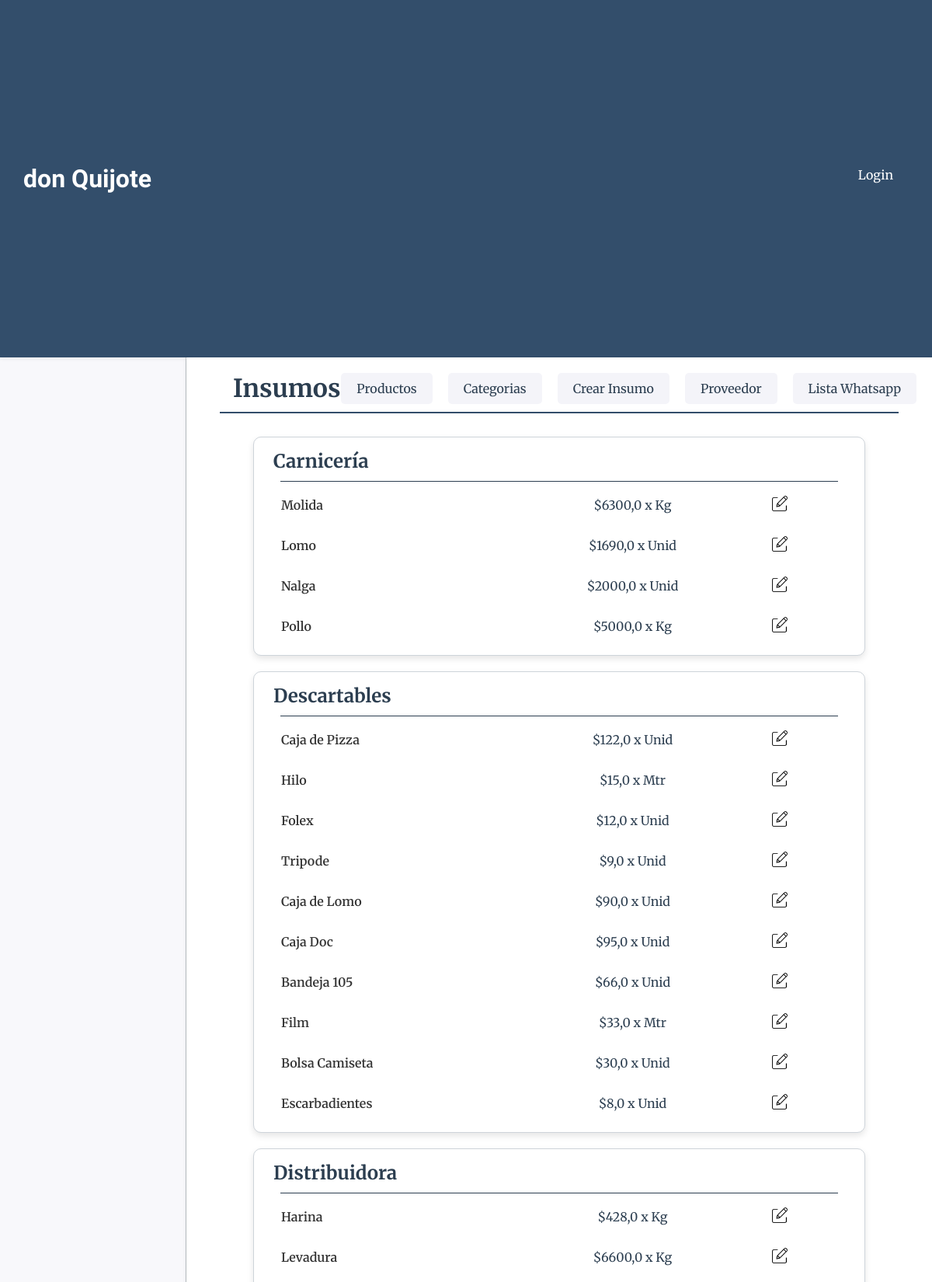
The page /productos/listar_insumos/ (upper part) on the database its author committed.
### productos/models.py (models this page shows, shortened)
class Proveedores(models.Model):
    nombre=models.CharField(max_length=50)
    estado=models.BooleanField(default=True)

class Insumos(models.Model):
    ESTADO_CHOICES = [
        ('Kg', 'Kg'),
        ('Ltr', 'Ltr'),
        ('Unid', 'Unid'),
        ('Doc', 'Doc'),
        ('Mtr', 'Mtr'),
    ]
    nombre=models.CharField(max_length=50, verbose_name="Nombre")
    proveedor=models.ForeignKey(Proveedores, on_delete=models.CASCADE, verbose_name="Proveedor")
    precio=models.FloatField(verbose_name="Precio")
    unidad=models.CharField(max_length=50, choices=ESTADO_CHOICES)
    observacion=models.CharField(max_length=100, blank=True, null=True, verbose_name="Observación")

### productos/views.py (the view)
# urls.py: path("listar_insumos/", views.listar_insumos, name="listar_insumos"),
def listar_insumos(request):
    insumos = Insumos.objects.select_related('proveedor').order_by('proveedor__nombre')
    proveedores = Proveedores.objects.all()
    context = {
        'object_list': insumos,
        'proveedores': proveedores,
    }
    return render(request, "productos/listar_insumos.html", context)

### core/context_processors.py (called while the page is built)
def counter_pedidos(request):
    cant_pedidos = Pedido.objects.all().count()
    cant_entregados = Pedido.objects.filter(estado='entregado').count()
    cant_pendientes = Pedido.objects.filter(estado='pendiente').count()
    cant_reservados = Pedido.objects.filter(estado='reservado').count()
    cant_cancelado = Pedido.objects.filter(estado='cancelado').count()
    cant_pedidos = Pedido.objects.all().count() - cant_cancelado
    cant_envios = Pedido.objects.filter(forma_entrega__precio__gt=0).count() - cant_cancelado - cant_reservados
    return {
        'cant_pedidos':cant_pedidos,
        "cant_entregados":cant_entregados,
        "cant_pendientes":cant_pendientes,
        "cant_reservados":cant_reservados,
        "cant_envios":cant_envios
        }

### productos/templates/productos/listar_insumos.html (shortened to what this page needs)
{% extends 'core/base.html' %}
{% load static %}
{% block css %}
    <link rel="stylesheet" href="{% static 'gastos/css/styles.css' %}">
{% endblock css %}
{% block titulo %}
    {% include 'core/components/encabezado.html' with titulo_texto="Insumos" %}
{% endblock titulo %}
{% block main %}
<section class="proveedores-container">
    {% regroup object_list by proveedor.nombre as insumos_por_proveedor %}
    {% for grupo in insumos_por_proveedor %}
        {% with grupo.grouper as nombre_proveedor %}
            {% for proveedor in proveedores %}
                {% if proveedor.nombre == nombre_proveedor and proveedor.estado %}
                    <div class="card">
                        <h1 class="proveedores-titulo">{{ nombre_proveedor }}</h1>
                        <hr class="proveedores-hr">
                        {% for insumo in grupo.list %}
                            <div class="insumos">
                                <p class="insumo-nombre">{{ insumo.nombre }}</p>
                                <p class="insumo-precio">${{ insumo.precio }} x {{ insumo.unidad }}</p>
                                <div class="insumo-opc">
                                    <a href="{% url 'productos:insumos_update' insumo.id %}">
                                        <img class="icono-opc" src="{% static 'productos/img/editar.webp' %}" alt="Editar Insumo">
                                    </a>
                                </div>
                            </div>
                        {% endfor %}
                    </div>
                {% endif %}
            {% endfor %}
        {% endwith %}
        {% empty %}
        <h2 class="vacio">No hay Insumos cargados.</h2>
    {% endfor %}
</section>
{% endblock main %}

### core/static/core/css/styles.css (style rules this page uses)
* { padding: 0; margin: 0; box-sizing: border-box; }
body { font-family: 'Merriweather', serif; color: #333; background-color: #f4f4f9; }
.card { padding: 15px; border: 1px solid #ced4da; border-radius: 10px; background-color: #ffffff; box-shadow: 0 4px 8px rgba(0, 0, 0, 0.1); }
.icono-opc { width: 20px; height: 20px; transition: transform 0.3s ease; }

### gastos/static/gastos/css/styles.css (style rules this page uses)
.proveedores-container { width: 90%; margin: 0 auto; padding: 20px; display: flex; flex-direction: column; gap: 20px; }
.proveedores-titulo { font-size: 24px; color: #2C3E50; font-family: 'Merriweather', serif; margin-bottom: 10px; margin-left: 10px; }
.proveedores-hr { width: 95%; height: 1px; border: none; background-color: #2C3E50; margin: 0 auto 5px; }
.insumos { margin-top: 8px; display: grid; grid-template-columns: 50% 25% 25%; grid-template-areas: "nom prc opc"; align-items: center; padding: 10px 0; }
.insumo-nombre { grid-area: nom; font-size: 16px; font-weight: 600; padding-left: 20px; }
.insumo-precio { grid-area: prc; font-size: 16px; text-align: center; color: #2C3E50; }
.insumo-opc { grid-area: opc; display: flex; justify-content: space-around; }
.icono-opc { width: 20px; height: 20px; transition: transform 0.3s ease; }

### rows shown on the page
Proveedores: nombre "Carnicería"
Insumos: nombre "Molida", precio "6300,0", unidad "Kg"
Insumos: nombre "Lomo", precio "1690,0", unidad "Unid"
Insumos: nombre "Nalga", precio "2000,0", unidad "Unid"
Insumos: nombre "Pollo", precio "5000,0", unidad "Kg"
Proveedores: nombre "Descartables"
Insumos: nombre "Caja de Pizza", precio "122,0", unidad "Unid"
Insumos: nombre "Hilo", precio "15,0", unidad "Mtr"
Insumos: nombre "Folex", precio "12,0", unidad "Unid"
Insumos: nombre "Tripode", precio "9,0", unidad "Unid"
Insumos: nombre "Caja de Lomo", precio "90,0", unidad "Unid"
Insumos: nombre "Caja Doc", precio "95,0", unidad "Unid"
Insumos: nombre "Bandeja 105", precio "66,0", unidad "Unid"
Insumos: nombre "Film", precio "33,0", unidad "Mtr"
Insumos: nombre "Bolsa Camiseta", precio "30,0", unidad "Unid"
Insumos: nombre "Escarbadientes", precio "8,0", unidad "Unid"
Proveedores: nombre "Distribuidora"
Insumos: nombre "Harina", precio "428,0", unidad "Kg"
Insumos: nombre "Levadura", precio "6600,0", unidad "Kg"

### other values the page prints
{{ titulo_texto }} "Insumos"
